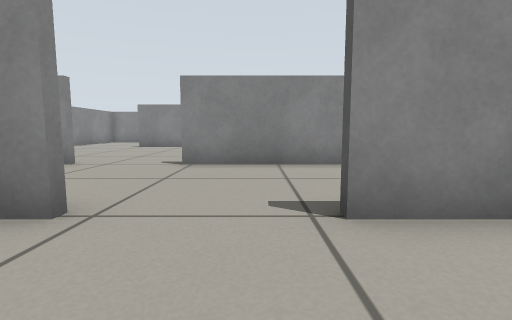
view 1 (above)

24 first-person views from a walk through a Gazebo world. The camera is 0.39 m above the floor, tilts 6° down and sees 85° across. The floor is counted in squares, 0.5 m on a side. Each view is taken from the middle of a square. On the plan, view 1 faces up. The plan holds only what a view shows up to about 10 squares ahead; the rest is blank.

view 2
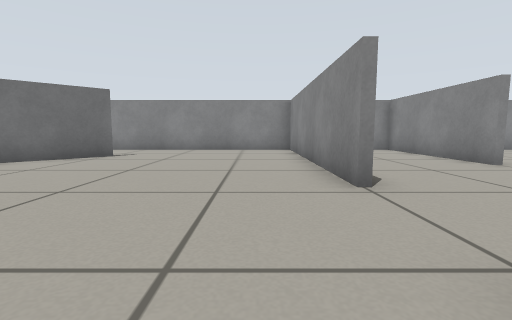

view 3
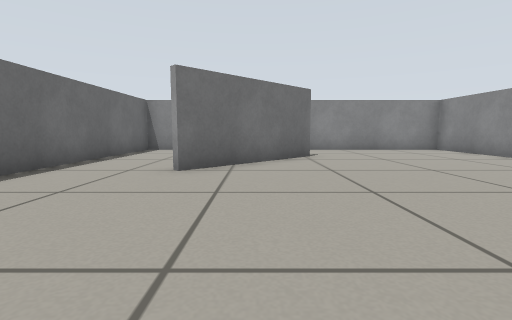

view 4
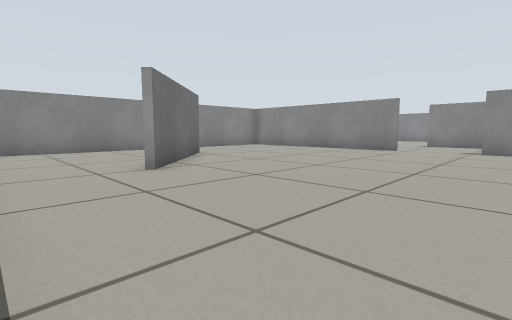

view 5
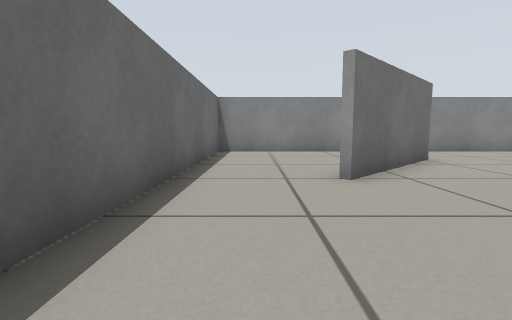

view 6
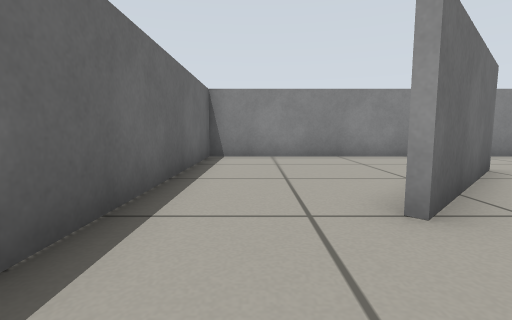

view 7
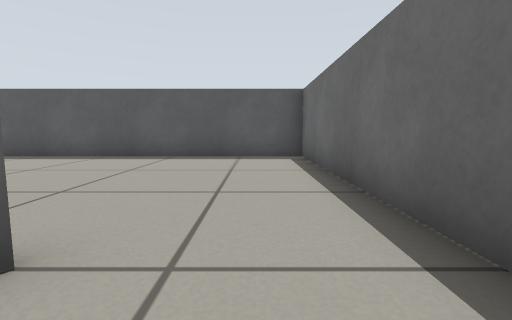

view 8
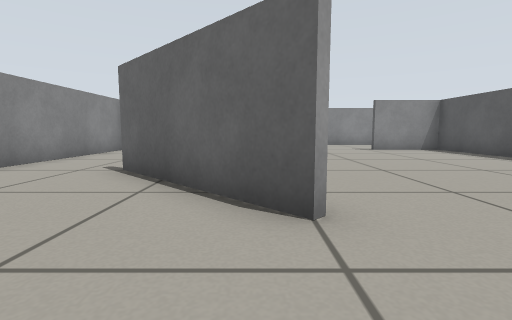

view 9
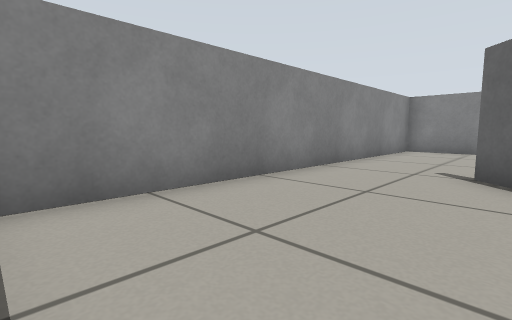

view 10
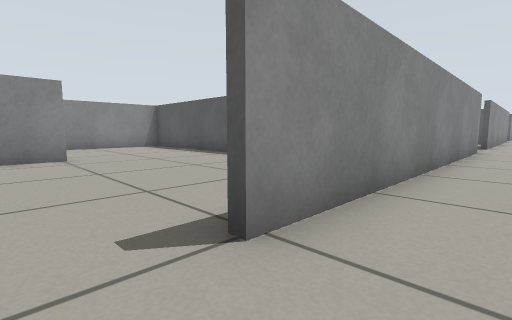

view 11
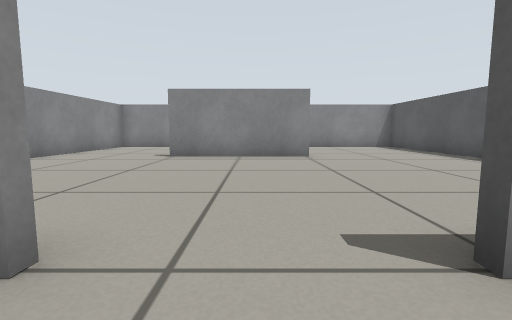

view 12
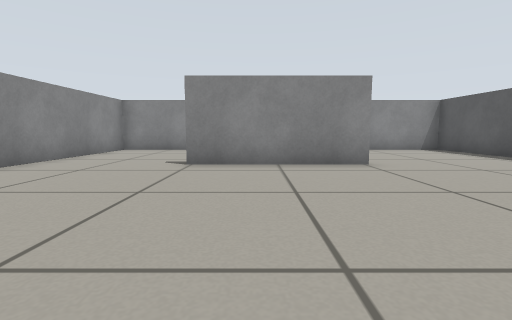

view 13
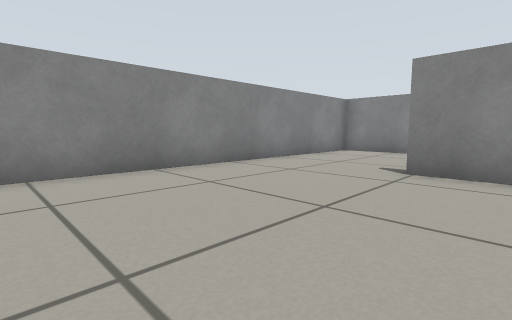

view 14
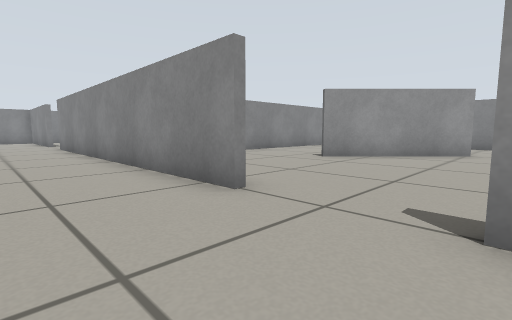

view 15
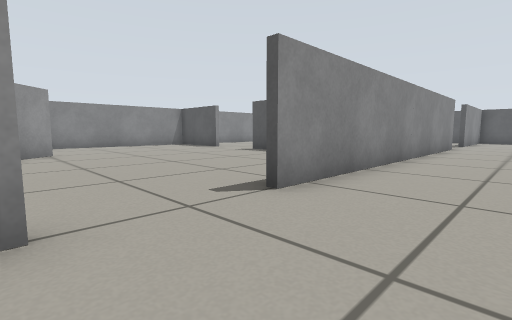

view 16
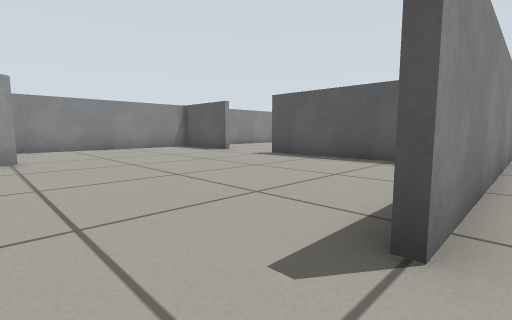

view 17
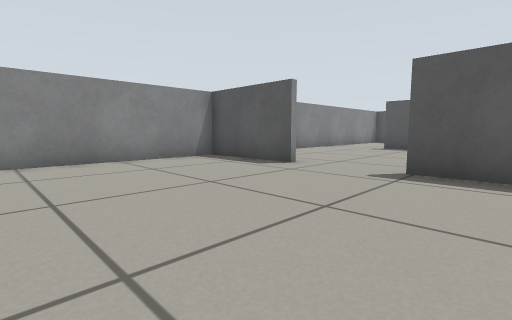

view 18
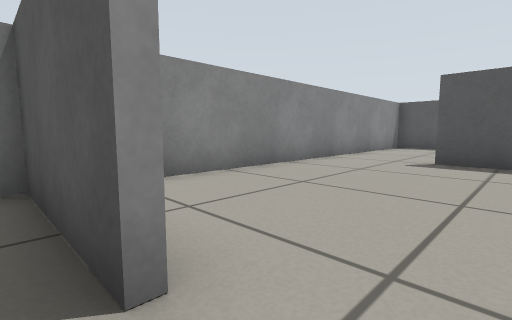

view 19
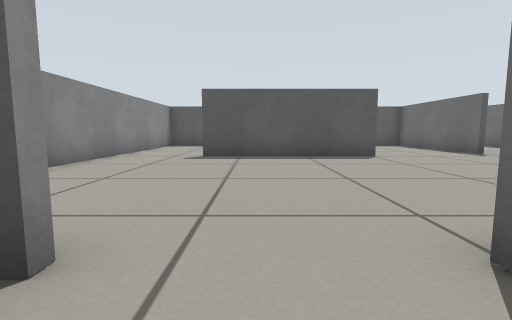

view 20
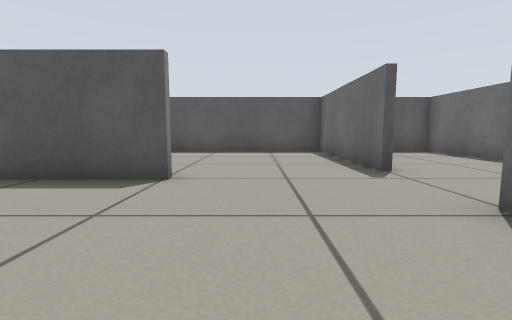

view 21
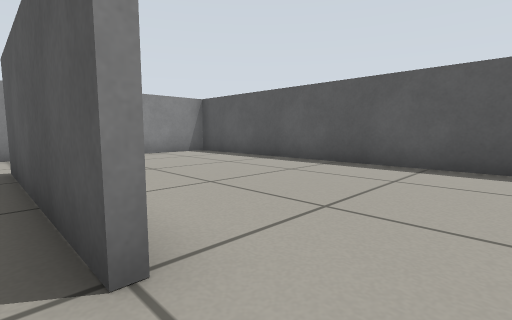

view 22
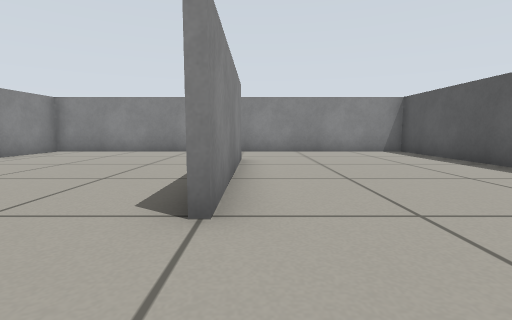

view 23
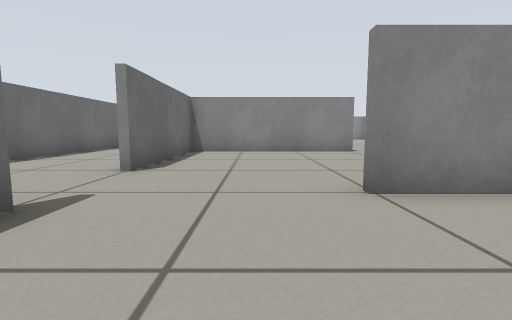

view 24
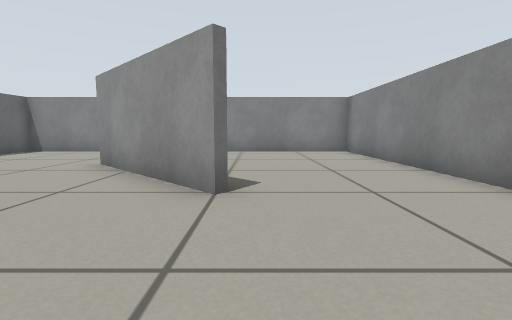

### Floor plan
Points are (right, up) in squares from view 1. A wall is a line through its corners. A room is listed if a view was taken in it or the views show most of it. See-through windows are left out.
Room 1 (views 1, 2, 3, 4, 5, 6, 7, 8, 9)
walls: (-6.6, -3.3) (-3.3, -6.5); (-3.5, -6.7) (-6.7, -3.4); (-1.8, 2.4) (-9, 2.4); (2.2, 2.4) (0.8, 2.4); (-9.4, 2) (-9.4, -9.4) (3.4, -9.4) (3.4, 1.1)
ways out: opening at (-0.5, 3) to room 2
Room 2 (views 10, 11, 12, 13, 14, 15, 16, 17, 18, 19, 20, 21, 22, 23, 24)
walls: (10.7, 14.6) (7.4, 11.3); (9.2, 6.4) (-1.8, 6.4); (17.4, 8.4) (17.4, 12.6); (17.4, 15.1) (17.4, 18.4) (3.9, 18.4); (3.4, 12.9) (3.4, 17.1); (17.9, 6.6) (22.8, 6.6); (3.8, 6.6) (4.9, 6.6); (17.6, 18.2) (17.6, 16); (17.8, 2.6) (20.9, 2.6); (21, 6.4) (11.8, 6.4); (-1.4, 13.4) (-5.6, 13.4); (24.4, 10.4) (24.4, 15.6); (24.6, 15.6) (24.6, 10.4); (25.2, 6.6) (30.1, 6.6); (-4.2, 6.4) (-8.1, 6.4); (27.1, 2.6) (30.1, 2.6); (-7, 18.4) (-8, 18.4); (29, 18.4) (19.1, 18.4); (30.4, 9.2) (30.4, 18.1); (-9.4, 17.1) (-9.4, 8.1)
ways out: opening at (-0.5, 3) to room 1; opening at (25.5, 3)

Where each view was taken, in squares from view 1:
view 1: 0 up, 0 right, facing up
view 2: 1 up, 2 right, facing left
view 3: 5 down, 2 right, facing left
view 4: 9 down, 2 right, facing up-left
view 5: 8 down, 1 right, facing left
view 6: 8 down, 1 left, facing left
view 7: 8 down, 5 left, facing right
view 8: 9 down, 4 left, facing up
view 9: 9 down, 6 left, facing up-left
view 10: 5 up, 3 left, facing up-right
view 11: 5 up, 3 left, facing up
view 12: 7 up, 4 left, facing up
view 13: 8 up, 4 left, facing up-left
view 14: 4 up, 12 right, facing up-left
view 15: 4 up, 9 right, facing up-right
view 16: 6 up, 10 right, facing up-right
view 17: 11 up, 12 right, facing up-right
view 18: 14 up, 17 right, facing up-right
view 19: 14 up, 16 right, facing right
view 20: 9 up, 20 right, facing right
view 21: 9 up, 24 right, facing up-right
view 22: 8 up, 25 right, facing up
view 23: 9 up, 28 right, facing left
view 24: 15 up, 14 right, facing left
